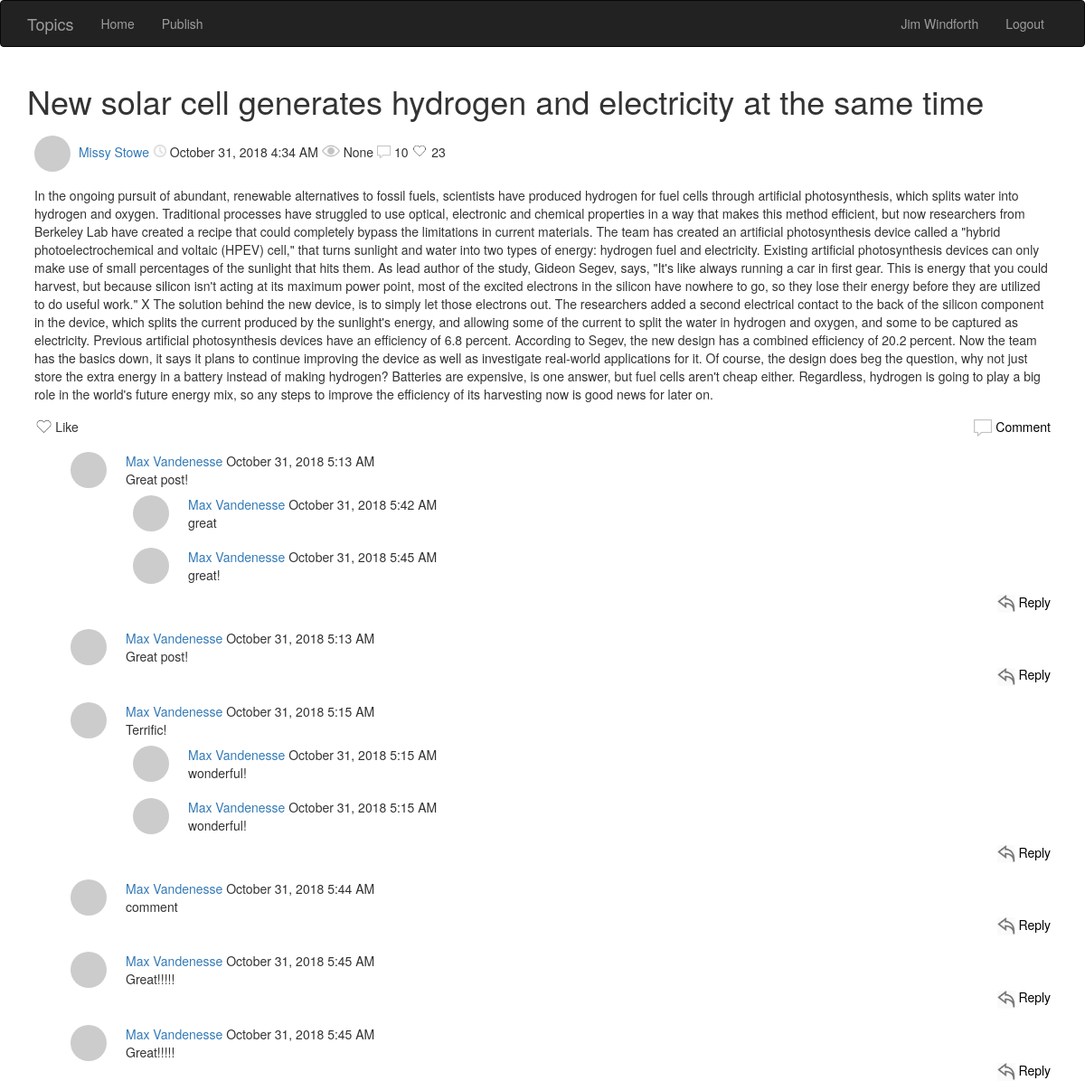
Screenshot of /post/2 (signed in) with the database file from the repository.
### app/models.py (models this page shows, shortened)
class User(UserMixin, db.Model):
    id = db.Column(db.Integer, primary_key=True)
    username = db.Column(db.String(64), index=True, unique=True)
    email = db.Column(db.String(120), index=True, unique=True)
    password_hash = db.Column(db.String(128))
    posts = db.relationship('Post', backref='author', lazy='dynamic')
    comments = db.relationship('Comment', backref='author', lazy='dynamic')
    replies = db.relationship('Reply', backref='author', lazy='dynamic')
    about_me = db.Column(db.String(140))
    last_seen = db.Column(db.DateTime, default=datetime.utcnow)
    number_of_posts = db.Column(db.Integer)
    image_path = db.Column(db.String(5000))
    first_name = db.Column(db.String(120))
    last_name = db.Column(db.String(120))
    full_name = db.Column(db.String(240))
    likes = db.relationship('Like', backref='author', lazy='dynamic')
    followed = db.relationship(
        'User',
        secondary=followers,
        primaryjoin=(followers.c.follower_id == id),
        secondaryjoin=(followers.c.followed_id == id),
        backref=db.backref('followers', lazy='dynamic'),
        lazy='dynamic')
    def avatar(self, size):
        digest = md5(self.email.lower().encode('utf-8')).hexdigest()
        return 'https://www.gravatar.com/avatar/{}?d=identicon&s={}'.format(
            digest, size)

class Post(db.Model):
    id = db.Column(db.Integer, primary_key=True)
    title = db.Column(db.String(500))
    body = db.Column(db.String(50000))
    timestamp = db.Column(db.DateTime, index=True, default=datetime.utcnow)
    user_id = db.Column(db.Integer, db.ForeignKey('user.id'))
    comments = db.relationship('Comment', backref='post', lazy='dynamic')
    replies = db.relationship('Reply', backref='post', lazy='dynamic')
    number_of_comments = db.Column(db.Integer)
    likes = db.Column(db.Integer)
    tags = db.Column(db.String(500))
    image_path = db.Column(db.String(5000))
    liked_by = db.relationship('Like', backref='post', lazy='dynamic')
    views = db.Column(db.Integer)
    def increment_views(self):
        views = self.views
        if views != None:
            views = views + 1
        else:
            views = 1
        self.views = views

class Comment(db.Model):
    id = db.Column(db.Integer, primary_key=True)
    body = db.Column(db.String(140))
    timestamp = db.Column(db.DateTime, index=True, default=datetime.utcnow)
    user_id = db.Column(db.Integer, db.ForeignKey('user.id'))
    post_id = db.Column(db.Integer, db.ForeignKey('post.id'))
    replies = db.relationship('Reply', backref='comment', lazy='dynamic')

class Reply(db.Model):
    id = db.Column(db.Integer, primary_key=True)
    body = db.Column(db.String(140))
    timestamp = db.Column(db.DateTime, index=True, default=datetime.utcnow)
    user_id = db.Column(db.Integer, db.ForeignKey('user.id'))
    post_id = db.Column(db.Integer, db.ForeignKey('post.id'))
    comment_id = db.Column(db.Integer, db.ForeignKey('comment.id'))

### app/routes.py (the view, shortened to what this page needs)
@app.route('/post/<id>', methods=['GET', 'POST'])
@login_required
def post(id):
    post = Post.query.filter_by(id=id).first()
    post.increment_views()
    db.session.commit()
    likeForm = LikeForm()
    commentForm = CommentForm()
    replyForm = ReplyForm()
    return render_template(
        "post.html",
        title='Post',
        post=post,
        likeForm=likeForm,
        commentForm=commentForm,
        replyForm=replyForm)

### app/forms.py
class LikeForm(FlaskForm):
    like = SubmitField('      Like')

class CommentForm(FlaskForm):
    comment = TextAreaField(
        '', validators=[DataRequired(),
                        Length(min=1, max=50000)])
    submit = SubmitField('Comment')

### app/models.py (called while the page is built)
@login.user_loader
def load_user(id):
    return User.query.get(int(id))

### app/routes.py (called while the page is built)
@app.before_request
def before_request():
    if current_user.is_authenticated:
        current_user.last_seen = datetime.utcnow()
        db.session.commit()

### app/templates/post.html (shortened to what this page needs)
{% extends "base.html" %} {% import 'bootstrap/wtf.html' as wtf %} {% block app_content %}
<table class="table">
    <h1>
        {{post.title}}
    </h1>
    <tr>
        <td>
            <a href="{{ url_for('user', username=post.author.username) }}">
                {% if post.author.image_path %}
                <img width="30px" src={{post.author.image_path}} class="img-circle profileImage"> {% else %}
                <img src="{{post.author.avatar(30) }}" class="img-circle profileImage"> {% endif %}
            </a>
            <a href="{{ url_for('user', username=post.author.username) }}">
                {{ post.author.username }}</a>
            <img width="15px" class="statImages" src="/static/images/clock.png"> {{moment(post.timestamp).format('LLL') }}
            <img width="20px" class="statImages" src="/static/images/views.png"> {{post.views}}
            <img width="15px" style="margin-bottom:2px" src="/static/images/comment.png"> {{post.number_of_comments}}
            <img width="18px" class="statImages" src="/static/images/heart3.png"> {{post.likes}}</td>
    </tr>
    <tr>
    <tr>
        <td>
            <body.lead>
                {{ post.body }}
            </body.lead>
        </td>
    </tr>
    <tr>
        <td>
            <span id="likePost" class="replyClick">
                <form action="" method="post" novalidate>
                    {{ likeForm.csrf_token() }} {% if not post.liked_by.filter_by(user_id=current_user.id).first() %} {{likeForm.like(class_="unlikeButton")}}
                    {% else %} {{likeForm.like(class_="likeButton")}}{% endif %}
                </form>
            </span>
            <span class="commentClick removeUnderline">
                <a class="blackLink removeUnderline" href="#addComment" onclick="toggle_visibility('addComment');">
                    <img width="20px" src="/static/images/comment.png"> Comment
                </a>
            </span>
        </td>
    </tr>
    <tr>
        {% for comment in post.comments %} {% include '_comment.html' %} {% endfor %}
    </tr>
</table>
{% endblock %}

### app/templates/base.html (shortened to what this page needs)
{% extends 'bootstrap/base.html' %}  {% block navbar %}
<link rel=" stylesheet " href="{{ url_for( 'static', filename='css/style.css' ) }} ">
<nav class="navbar navbar-inverse">
    <div class="container">
        <div class="navbar-header">
            <a class="navbar-brand" href="{{ url_for('latest') }}">Topics</a>
            <div class="collapse navbar-collapse" id="bs-example-navbar-collapse-1">
                <ul class="nav navbar-nav">
                    <li>
                        <a href="{{ url_for('index') }}">Home</a>
                    </li>
                    <li>
                        <a href="{{ url_for('publish') }}">Publish</a>
                    </li>
                </ul>
                <ul class="nav navbar-nav navbar-right">
                    {% if current_user.is_anonymous %}
                    <li>
                        <a href="{{ url_for('login') }}">Login</a>
                    </li>
                    {% else %}
                    <li>
                        <a href="{{ url_for('user', username=current_user.username) }}">{{current_user.full_name}}</a>
                    </li>
                    <li>
                        <a href="{{ url_for('logout') }}">Logout</a>
                    </li>
                    {% endif %}
                </ul>
            </div>
        </div>
</nav>
{% endblock %} {% block content %}
<div class="container">
      {% block app_content
    %}{% endblock %}
</div>
{% block scripts %} {{ super() }} {{ moment.include_moment() }} {% endblock %} {% endblock %}

### app/templates/_comment.html (shortened to what this page needs)
<table class="table ">
    <tr>
        <td width="10px">
            <a class="comments removeUnderline" href="{{ url_for('user', username=comment.author.username) }}">
                {% if post.author.image_path %}
                <img width="30px" src={{post.author.image_path}} class="img-circle profileImage"> {% else %}
                <img src="{{post.author.avatar(30) }}" class="img-circle profileImage"> {% endif %}
            </a>
        </td>
        <td>
            <table class="innerTable">
                <tr>
                    <td>
                        <a class="removeUnderline" href="{{ url_for('user', username=comment.author.username) }}">
                            {{ comment.author.username }}
                        </a>
                        {{moment(comment.timestamp).format('LLL') }}
                    </td>
                </tr>
                <tr>
                    <td>{{ comment.body }}</td>
                </tr>
                <tr>
                    <td>
                        {% for reply in comment.replies %} {% include '_replies.html' %} {% endfor %}
                    </td>
                </tr>
                <tr>
                    <td align="right">
                        <a class="replyFormAppear blackLink removeUnderline" href="#{{comment.id}}" onclick="toggle_visibility('{{comment.id}}');">
                            <img width="20px" src="/static/images/reply2.jpg"> Reply
                        </a>
                    </td>
                </tr>
            </table>
        </td>
    </tr>
</table>

### app/templates/_replies.html
<table class="table">
    <tr>
        <td width="10px">
            <a class="replies" href="{{ url_for('user', username=reply.author.username) }}">
                {% if post.author.image_path %}
                <img width="30px" src={{post.author.image_path}} class="img-circle profileImage"> {% else %}
                <img src="{{post.author.avatar(30) }}" class="img-circle profileImage"> {% endif %}
            </a>
        </td>
        <td>
            <table class="innerTable">
                <tr>
                    <td>
                        <a class="removeUnderline" href="{{ url_for('user', username=reply.author.username) }}">
                            {{ reply.author.username }}
                        </a>
                        {{moment(reply.timestamp).format('LLL') }}
                    </td>
                </tr>
                <tr>
                    <td>{{ reply.body }}</td>
                </tr>
            </table>
        </td>
    </tr>
</table>

### app/static/css/style.css (style rules this page uses)
.unlikeButton { width:40ppx; background:url(/static/images/heart3.png) no-repeat center left;; color:inherit; border:none; padding:0!important; font: inherit; cursor: pointer; background-size: 21px; }
.container { display: flex !important; flex-flow: column !important; height: auto !important; }
.comments { margin-left: 40px; display: inline-block; }
.replies { display: inline-block; }
.table { margin-bottom: 0; width: -webkit-fill-available; }
.replyClick { float: left; }
.commentClick { float: right; }
.table>tbody>tr>td { border-top: 0px !important; }
.blackLink { color: black; }
.innerTable { margin-bottom: 2px; width: -webkit-fill-available; }
.profileImage { margin-right: 5px; height: 40px; width: 40px; }
.removeUnderline { text-decoration: none !important; }
.statImages { margin-bottom: 5px; }

### rows the page displays
User: full_name "Jim Windforth"
Post: title "New solar cell generates hydrogen and electricity at the same time", timestamp "October 31, 2018 4:34 AM", views "None", number_of_comments "10", likes "23", body "In the ongoing pursuit of abundant, renewable alternatives to fossil fuels, scientists have produced hydrogen for fuel cells through artificial photosynthesis, which splits water into hydrogen and oxygen. Traditional processes have struggled to use optical, electronic and chemical properties in a way that makes this method efficient, but now researchers from Berkeley Lab have created a recipe that could completely bypass the limitations in current materials. The team has created an artificial photosynthesis device called a \"hybrid photoelectrochemical and voltaic (HPEV) cell,\" that turns sunlight and water into two types of energy: hydrogen fuel and electricity. Existing artificial…"
User: author.username "Missy Stowe"
Comment: author.username "Max Vandenesse", timestamp "October 31, 2018 5:13 AM", body "Great post!"
Reply: author.username "Max Vandenesse", timestamp "October 31, 2018 5:42 AM", body "great"
Reply: author.username "Max Vandenesse", timestamp "October 31, 2018 5:45 AM", body "great!"
Comment: author.username "Max Vandenesse", timestamp "October 31, 2018 5:13 AM", body "Great post!"
Comment: author.username "Max Vandenesse", timestamp "October 31, 2018 5:15 AM", body "Terrific!"
Reply: author.username "Max Vandenesse", timestamp "October 31, 2018 5:15 AM", body "wonderful!"
Reply: author.username "Max Vandenesse", timestamp "October 31, 2018 5:15 AM", body "wonderful!"
Comment: author.username "Max Vandenesse", timestamp "October 31, 2018 5:44 AM", body "comment"
Comment: author.username "Max Vandenesse", timestamp "October 31, 2018 5:45 AM", body "Great!!!!!"
Comment: author.username "Max Vandenesse", timestamp "October 31, 2018 5:45 AM", body "Great!!!!!"
